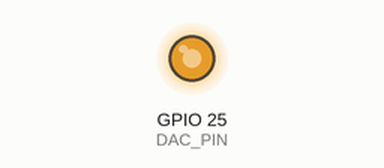
The sketch below on a simulated ESP32. Parts: output pins drawn as LEDs (lit = HIGH). Nothing arrives over Bluetooth unless stated; what the sketch prints to the serial monitor is not drawn.

Above: at 0.1 s.
Timing chart, 0 to 39.5 s (numbered marks = the images above):
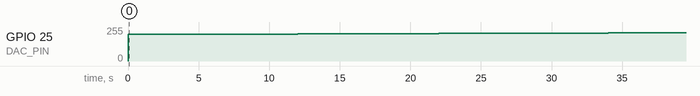

The sketch:

TEST_DAC_Bluetooth.ino
```cpp
#include <Arduino.h>
#include "BluetoothSerial.h"

#define DAC_PIN 25   // GPIO25 = DAC1

BluetoothSerial SerialBT;

uint8_t socFake = 0;
int direction = 1;

// =====================================================
// Xuất DAC theo SOC
// SOC 0%   -> DAC 205
// SOC 100% -> DAC 240
// =====================================================
void outputGauge(uint8_t soc)
{
    // Giới hạn SOC
    soc = constrain(soc, 0, 100);

    // Map SOC sang DAC
    uint8_t dacValue = map(soc, 0, 100, 199, 236);
    // Xuất DAC
    dacWrite(DAC_PIN, dacValue);

    // Tính điện áp lý thuyết
    float voltage = (dacValue / 255.0f) * 3.3f;

    // =========================
    // Serial USB
    // =========================
    Serial.print("SOC: ");
    Serial.print(soc);
    Serial.print("%");

    Serial.print(" | DAC: ");
    Serial.print(dacValue);

    Serial.print(" | Voltage: ");
    Serial.print(voltage, 3);
    Serial.println(" V");

    // =========================
    // Bluetooth
    // =========================
    if (SerialBT.hasClient())
    {
        SerialBT.print("SOC: ");
        SerialBT.print(soc);
        SerialBT.print("%");

        SerialBT.print(" | DAC: ");
        SerialBT.print(dacValue);

        SerialBT.print(" | Voltage: ");
        SerialBT.print(voltage, 3);
        SerialBT.println(" V");
    }
}


// =====================================================
// SETUP
// =====================================================
void setup()
{
    Serial.begin(115200);

    // DAC
    pinMode(DAC_PIN, OUTPUT);
    dacWrite(DAC_PIN, 0);

    // Bluetooth Classic
    SerialBT.begin("ESP32_SOC_TEST");

    Serial.println();
    Serial.println("==============================");
    Serial.println(" ESP32 DAC + Bluetooth TEST");
    Serial.println("==============================");

    Serial.println("Bluetooth name: ESP32_SOC_TEST");
    Serial.println("Waiting for phone connection...");
}


// =====================================================
// LOOP
// =====================================================
void loop()
{
    // Xuất SOC
    outputGauge(socFake);

    // =========================
    // Giả lập SOC
    // =========================
    socFake += direction * 2;

    // Đạt 100%
    if (socFake >= 100)
    {
        socFake = 100;
        direction = -1;
    }

    // Đạt 0%
    if (socFake <= 0)
    {
        socFake = 0;
        direction = 1;
    }

    delay(2000);
}
```

Measured:
- by itself, GPIO 25 (DAC_PIN): moves from 0/255 to 213/255 over 38.0 s
